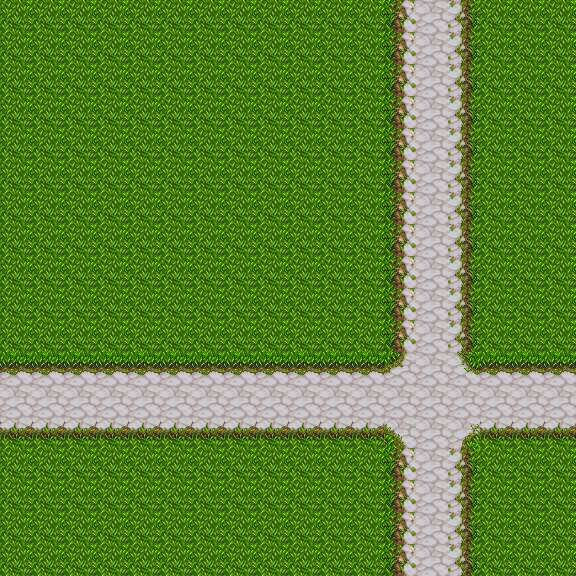

This is a level from a 2D game, rendered from its Tiled map with the project's own tilesets. A one-line summary and the complete map file follow:
An orthogonal 18x18 tile map with 32x32 px tiles, 2 tile layers (Background, Scene) and 70 objects (68x collision, 2x event).

<map version="1.0" orientation="orthogonal" renderorder="right-down" width="18" height="18" tilewidth="32" tileheight="32" nextobjectid="117">
 <tileset firstgid="1" name="PathAndObjects" tilewidth="32" tileheight="32" tilecount="256" columns="16">
  <image source="../PathAndObjects.png" width="512" height="512" />
 </tileset>
 <layer name="Background" width="18" height="18">
  <data encoding="csv">
178,178,178,178,178,178,178,178,178,178,178,178,100,101,102,178,178,178,
178,178,178,178,178,178,178,178,178,178,178,178,100,101,102,178,178,178,
178,178,178,178,178,178,178,178,178,178,178,178,100,101,102,178,178,178,
178,178,178,178,178,178,178,178,178,178,178,178,100,101,102,178,178,178,
178,178,178,178,178,178,178,178,178,178,178,178,100,101,102,178,178,178,
178,178,178,178,178,178,178,178,178,178,178,178,100,101,102,178,178,178,
178,178,178,178,178,178,178,178,178,178,178,178,100,101,102,178,178,178,
178,178,178,178,178,178,178,178,178,178,178,178,100,101,102,178,178,178,
178,178,178,178,178,178,178,178,178,178,178,178,100,101,102,178,178,178,
178,178,178,178,178,178,178,178,178,178,178,178,100,101,102,178,178,178,
178,178,178,178,178,178,178,178,178,178,178,178,100,101,102,178,178,178,
85,85,85,85,85,85,85,85,85,85,85,85,149,101,148,85,85,85,
101,101,101,101,101,101,101,101,101,101,101,101,101,101,101,101,101,101,
117,117,117,117,117,117,117,117,117,117,117,117,133,101,132,117,117,117,
178,178,178,178,178,178,178,178,178,178,178,178,100,101,102,178,178,178,
178,178,178,178,178,178,178,178,178,178,178,178,100,101,102,178,178,178,
178,178,178,178,178,178,178,178,178,178,178,178,100,101,102,178,178,178,
178,178,178,178,178,178,178,178,178,178,178,178,100,101,102,178,178,178
</data>
 </layer>
 <layer name="Scene" width="18" height="18">
  <data encoding="csv">
0,0,0,0,0,0,0,0,0,0,0,0,0,0,0,0,0,0,
0,0,0,0,0,0,0,0,0,0,0,0,0,0,0,0,0,0,
0,0,0,0,0,0,0,0,0,0,0,0,0,0,0,0,0,0,
0,0,0,0,0,0,0,0,0,0,0,0,0,0,0,0,0,0,
0,0,0,0,0,0,0,0,0,0,0,0,0,0,0,0,0,0,
0,0,0,0,0,0,0,0,0,0,0,0,0,0,0,0,0,0,
0,0,0,0,0,0,0,0,0,0,0,0,0,0,0,0,0,0,
0,0,0,0,0,0,0,0,0,0,0,0,0,0,0,0,0,0,
0,0,0,0,0,0,0,0,0,0,0,0,0,0,0,0,0,0,
0,0,0,0,0,0,0,0,0,0,0,0,0,0,0,0,0,0,
0,0,0,0,0,0,0,0,0,0,0,0,0,0,0,0,0,0,
0,0,0,0,0,0,0,0,0,0,0,0,0,0,0,0,0,0,
0,0,0,0,0,0,0,0,0,0,0,0,0,0,0,0,0,0,
0,0,0,0,0,0,0,0,0,0,0,0,0,0,0,0,0,0,
0,0,0,0,0,0,0,0,0,0,0,0,0,0,0,0,0,0,
0,0,0,0,0,0,0,0,0,0,0,0,0,0,0,0,0,0,
0,0,0,0,0,0,0,0,0,0,0,0,0,0,0,0,0,0,
0,0,0,0,0,0,0,0,0,0,0,0,0,0,0,0,0,0
</data>
 </layer>
 <objectgroup name="Objects">
  <object id="24" name="start" type="event" x="32" y="384" width="32" height="32" />
  <object id="41" type="collision" x="544" y="32" width="32" height="32" />
  <object id="47" type="collision" x="544" y="0" width="32" height="32" />
  <object id="48" type="collision" x="512" y="0" width="32" height="32" />
  <object id="49" type="collision" x="480" y="0" width="32" height="32" />
  <object id="50" type="collision" x="448" y="0" width="32" height="32" />
  <object id="51" type="collision" x="416" y="0" width="32" height="32" />
  <object id="52" type="collision" x="384" y="0" width="32" height="32" />
  <object id="53" type="collision" x="352" y="0" width="32" height="32" />
  <object id="54" type="collision" x="320" y="0" width="32" height="32" />
  <object id="55" type="collision" x="288" y="0" width="32" height="32" />
  <object id="56" type="collision" x="256" y="0" width="32" height="32" />
  <object id="57" type="collision" x="224" y="0" width="32" height="32" />
  <object id="58" type="collision" x="192" y="0" width="32" height="32" />
  <object id="59" type="collision" x="160" y="0" width="32" height="32" />
  <object id="60" type="collision" x="128" y="0" width="32" height="32" />
  <object id="61" type="collision" x="96" y="0" width="32" height="32" />
  <object id="62" type="collision" x="64" y="0" width="32" height="32" />
  <object id="63" type="collision" x="32" y="0" width="32" height="32" />
  <object id="64" type="collision" x="0" y="0" width="32" height="32" />
  <object id="65" type="collision" x="0" y="32" width="32" height="32" />
  <object id="66" type="collision" x="0" y="64" width="32" height="32" />
  <object id="67" type="collision" x="0" y="96" width="32" height="32" />
  <object id="68" type="collision" x="0" y="128" width="32" height="32" />
  <object id="69" type="collision" x="0" y="160" width="32" height="32" />
  <object id="70" type="collision" x="0" y="192" width="32" height="32" />
  <object id="71" type="collision" x="0" y="224" width="32" height="32" />
  <object id="72" type="collision" x="0" y="256" width="32" height="32" />
  <object id="73" type="collision" x="0" y="288" width="32" height="32" />
  <object id="74" type="collision" x="0" y="320" width="32" height="32" />
  <object id="75" type="collision" x="0" y="352" width="32" height="32" />
  <object id="76" type="collision" x="0" y="384" width="32" height="32" />
  <object id="77" type="collision" x="0" y="416" width="32" height="32" />
  <object id="78" type="collision" x="0" y="448" width="32" height="32" />
  <object id="79" type="collision" x="0" y="480" width="32" height="32" />
  <object id="80" type="collision" x="0" y="512" width="32" height="32" />
  <object id="81" type="collision" x="0" y="544" width="32" height="32" />
  <object id="82" type="collision" x="32" y="544" width="32" height="32" />
  <object id="83" type="collision" x="96" y="544" width="32" height="32" />
  <object id="84" type="collision" x="64" y="544" width="32" height="32" />
  <object id="85" type="collision" x="160" y="544" width="32" height="32" />
  <object id="86" type="collision" x="128" y="544" width="32" height="32" />
  <object id="87" type="collision" x="192" y="544" width="32" height="32" />
  <object id="88" type="collision" x="224" y="544" width="32" height="32" />
  <object id="89" type="collision" x="256" y="544" width="32" height="32" />
  <object id="90" type="collision" x="288" y="544" width="32" height="32" />
  <object id="91" type="collision" x="320" y="544" width="32" height="32" />
  <object id="92" type="collision" x="352" y="544" width="32" height="32" />
  <object id="93" type="collision" x="384" y="544" width="32" height="32" />
  <object id="94" type="collision" x="416" y="544" width="32" height="32" />
  <object id="95" type="collision" x="448" y="544" width="32" height="32" />
  <object id="96" type="collision" x="480" y="544" width="32" height="32" />
  <object id="97" type="collision" x="512" y="544" width="32" height="32" />
  <object id="98" type="collision" x="544" y="544" width="32" height="32" />
  <object id="99" type="collision" x="544" y="512" width="32" height="32" />
  <object id="100" type="collision" x="544" y="480" width="32" height="32" />
  <object id="101" type="collision" x="544" y="448" width="32" height="32" />
  <object id="102" type="collision" x="544" y="416" width="32" height="32" />
  <object id="103" type="collision" x="544" y="384" width="32" height="32" />
  <object id="104" type="collision" x="544" y="352" width="32" height="32" />
  <object id="105" type="collision" x="544" y="320" width="32" height="32" />
  <object id="106" type="collision" x="544" y="288" width="32" height="32" />
  <object id="107" type="collision" x="544" y="256" width="32" height="32" />
  <object id="108" type="collision" x="544" y="224" width="32" height="32" />
  <object id="109" type="collision" x="544" y="192" width="32" height="32" />
  <object id="110" type="collision" x="544" y="160" width="32" height="32" />
  <object id="111" type="collision" x="544" y="128" width="32" height="32" />
  <object id="112" type="collision" x="544" y="96" width="32" height="32" />
  <object id="113" type="collision" x="544" y="64" width="32" height="32" />
  <object id="114" name="exit" type="event" x="512" y="384" width="32" height="32">
   <properties>
    <property name="transition" value="Maps/test29.tmx" />
   </properties>
  </object>
 </objectgroup>
</map>
